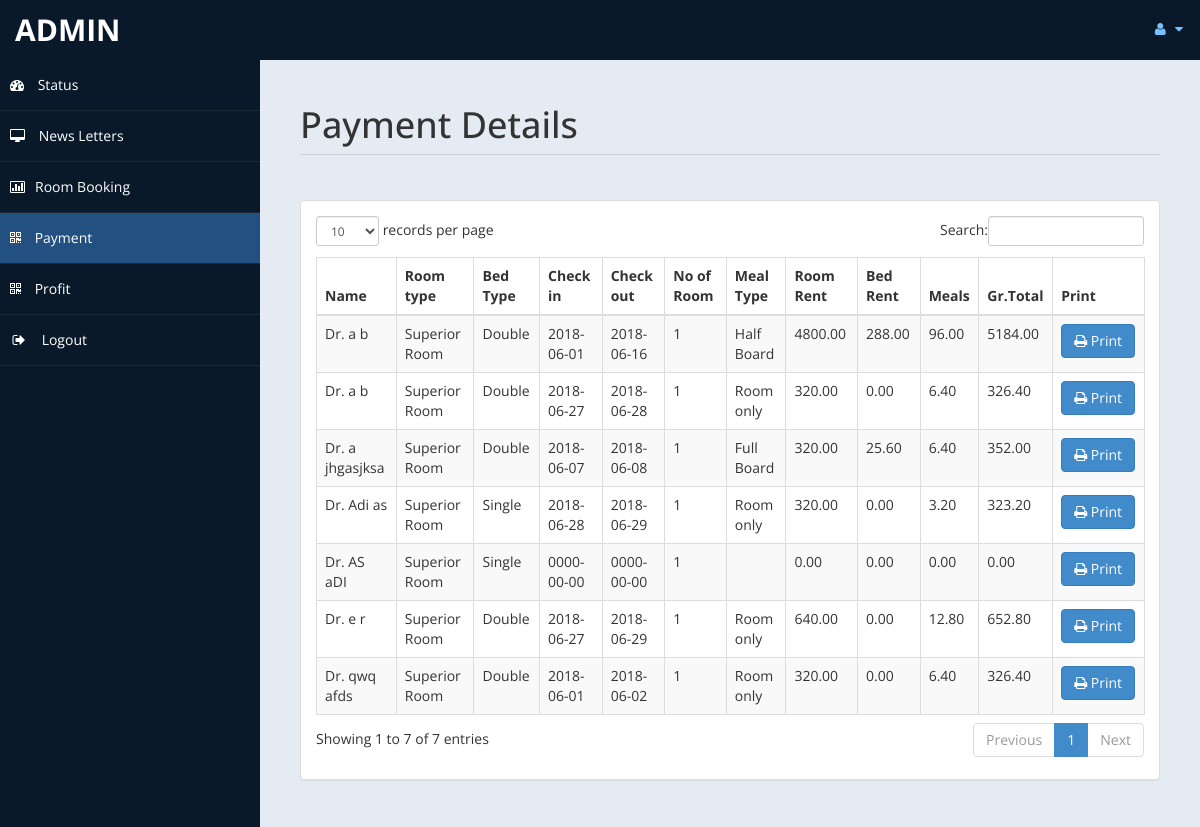
Page /admin/payment.php (signed in) on the committed database.
### tables this page shows
CREATE TABLE `payment` (
  `id` int(11) DEFAULT NULL,
  `title` varchar(5) DEFAULT NULL,
  `fname` varchar(30) DEFAULT NULL,
  `lname` varchar(30) DEFAULT NULL,
  `troom` varchar(30) DEFAULT NULL,
  `tbed` varchar(30) DEFAULT NULL,
  `nroom` int(11) DEFAULT NULL,
  `cin` date DEFAULT NULL,
  `cout` date DEFAULT NULL,
  `ttot` double(8,2) DEFAULT NULL,
  `fintot` double(8,2) DEFAULT NULL,
  `mepr` double(8,2) DEFAULT NULL,
  `meal` varchar(30) DEFAULT NULL,
  `btot` double(8,2) DEFAULT NULL,
  `noofdays` int(11) DEFAULT NULL
);

### admin/payment.php (the view, shortened to what this page needs)
<!DOCTYPE html>
<html xmlns="http://www.w3.org/1999/xhtml">
<head>
    <link href="assets/css/bootstrap.css" rel="stylesheet" />
    <link href="assets/css/font-awesome.css" rel="stylesheet" />
    <link href="assets/css/custom-styles.css" rel="stylesheet" />
    <link href="assets/js/dataTables/dataTables.bootstrap.css" rel="stylesheet" />
</head>
<body>
    <div id="wrapper">
        <nav class="navbar navbar-default top-navbar" role="navigation">
            <div class="navbar-header">
                <a class="navbar-brand" href="home.php"><?php echo $_SESSION["user"]; ?> </a>
            </div>
            <ul class="nav navbar-top-links navbar-right">
                <li class="dropdown">
                    <a class="dropdown-toggle" data-toggle="dropdown" href="#" aria-expanded="false">
                        <i class="fa fa-user fa-fw"></i> <i class="fa fa-caret-down"></i>
                    </a>
                </li>
            </ul>
        </nav>
        <nav class="navbar-default navbar-side" role="navigation">
            <div class="sidebar-collapse">
                <ul class="nav" id="main-menu">
                    <li>
                        <a href="home.php"><i class="fa fa-dashboard"></i> Status</a>
                    </li>
                    <li>
                        <a  href="messages.php"><i class="fa fa-desktop"></i> News Letters</a>
                    </li>
					<li>
                        <a href="roombook.php"><i class="fa fa-bar-chart-o"></i>Room Booking</a>
                    </li>
                    <li>
                        <a class="active-menu" href="payment.php"><i class="fa fa-qrcode"></i> Payment</a>
                    </li>
                    <li>
                        <a  href="profit.php"><i class="fa fa-qrcode"></i> Profit</a>
                    </li>
                    <li>
                        <a href="logout.php" ><i class="fa fa-sign-out fa-fw"></i> Logout</a>
                    </li>
            </div>
        </nav>
        <div id="page-wrapper" >
            <div id="page-inner">
			 <div class="row">
                    <div class="col-md-12">
                        <h1 class="page-header">
                           Payment Details<small> </small>
                        </h1>
                    </div>
                </div>
            <div class="row">
                <div class="col-md-12">
                    <div class="panel panel-default">
                        <div class="panel-body">
                            <div class="table-responsive">
                                <table class="table table-striped table-bordered table-hover" id="dataTables-example">
                                    <thead>
                                        <tr>
                                            <th>Name</th>
											<th>Room type</th>
                                            <th>Bed Type</th>
                                            <th>Check in</th>
											<th>Check out</th>
											<th>No of Room</th>
											<th>Meal Type</th>
                                            <th>Room Rent</th>
											<th>Bed Rent</th>
											<th>Meals </th>
											<th>Gr.Total</th>
											<th>Print</th>
                                        </tr>
                                    </thead>
                                    <tbody>
									<?php
										include ('db.php');
										$sql="select * from payment";
										$re = mysqli_query($con,$sql);
										while($row = mysqli_fetch_array($re))
										{
											$id = $row['id'];
											if($id % 2 ==1 )
											{
												echo"<tr class='gradeC'>
													<td>".$row['title']." ".$row['fname']." ".$row['lname']."</td>
													<td>".$row['troom']."</td>
													<td>".$row['tbed']."</td>
													<td>".$row['cin']."</td>
													<td>".$row['cout']."</td>
													<td>".$row['nroom']."</td>
													<td>".$row['meal']."</td>
													<td>".$row['ttot']."</td>
													<td>".$row['mepr']."</td>
													<td>".$row['btot']."</td>
													<td>".$row['fintot']."</td>
													<td><a href=print.php?pid=".$id ." <button class='btn btn-primary'> <i class='fa fa-print' ></i> Print</button></td>
													</tr>";
											}
											else
											{
												echo"<tr class='gradeU'>
													<td>".$row['title']." ".$row['fname']." ".$row['lname']."</td>
													<td>".$row['troom']."</td>
													<td>".$row['tbed']."</td>
													<td>".$row['cin']."</td>
													<td>".$row['cout']."</td>
													<td>".$row['nroom']."</td>
													<td>".$row['meal']."</td>
													<td>".$row['ttot']."</td>
													<td>".$row['mepr']."</td>
													<td>".$row['btot']."</td>
													<td>".$row['fintot']."</td>
													<td><a href=print.php?pid=".$id ." <button class='btn btn-primary'> <i class='fa fa-print' ></i> Print</button></td>
													</tr>";
											}
										}
									?>
                                    </tbody>
                                </table>
                            </div>
                        </div>
                    </div>
                </div>
            </div>
                </div>
            </div>
    </div>
</body>
</html>

### admin/assets/css/custom-styles.css (style rules this page uses)
body { font-family: 'Open Sans', sans-serif; }
#wrapper { width: 100%; background:#09192A; }
#page-wrapper { padding: 15px 15px; min-height: 600px; background:#E5EBF2; }
#page-inner { width:100%; margin:10px 20px 10px 0px; background-color:transparent; padding:10px; min-height:1200px; }
h1, .h1, h2, .h2, h3, .h3 { margin-top: 7px; margin-bottom: -5px; }
.page-header { padding-bottom: 9px; margin: 10px 0 45px; border-bottom: 1px solid #C7D1DD; }
.top-navbar { margin:0px; }
.top-navbar .navbar-brand { color: #fff; width: 260px; text-align: left; height: 60px; font-size: 30px; font-weight: 700; text-transform: uppercase; line-height: 30px; }
.top-navbar .nav > li { position: relative; display: inline-block; }
.top-navbar .nav > li > a { position: relative; display: block; padding: 19px 15px; color: #77C0FD; }
.active-menu { background-color:#225081!important; }
.sidebar-collapse , .sidebar-collapse .nav { background:none; }
.sidebar-collapse .nav { padding:0; }
.sidebar-collapse .nav > li > a { color:#fff; background:transparent; text-shadow:none; }
.sidebar-collapse > .nav > li > a { padding:15px 10px; }
.sidebar-collapse > .nav > li { border-bottom: 1px solid rgba(107, 108, 109, 0.19); }
.navbar-side { border:none; background-color: transparent; }
.top-navbar { background:#09192A; border-bottom:none; }
.top-navbar .nav > li > a > i { margin-right: 2px; }
.navbar-default { border:0px solid black; }
.navbar-header { background: #09192A; }
.nav > li > a > i { margin-right:10px; }
@media (min-width:768px) { #page-wrapper { margin: 0 0 0 260px; padding: 15px 30px; min-height: 1200px; } }
@media (min-width:768px) { .navbar-side { z-index: 1; position: absolute; width: 260px; } }
@media (min-width:768px) { .navbar { border-radius: 0px; } }

### rows in the picture
payment: title "Dr.", fname "a", lname "b", troom "Superior Room", tbed "Double", cin "2018-06-01", cout "2018-06-16", nroom "1", meal "Half Board", ttot "4800.00", mepr "288.00", btot "96.00", fintot "5184.00"
payment: title "Dr.", fname "a", lname "jhgasjksa", troom "Superior Room", tbed "Double", cin "2018-06-07", cout "2018-06-08", nroom "1", meal "Full Board", ttot "320.00", mepr "25.60", btot "6.40", fintot "352.00"
payment: title "Dr.", fname "a", lname "b", troom "Superior Room", tbed "Double", cin "2018-06-27", cout "2018-06-28", nroom "1", meal "Room only", ttot "320.00", mepr "0.00", btot "6.40", fintot "326.40"
payment: title "Dr.", fname "qwq", lname "afds", troom "Superior Room", tbed "Double", cin "2018-06-01", cout "2018-06-02", nroom "1", meal "Room only", ttot "320.00", mepr "0.00", btot "6.40", fintot "326.40"
payment: title "Dr.", fname "Adi", lname "as", troom "Superior Room", tbed "Single", cin "2018-06-28", cout "2018-06-29", nroom "1", meal "Room only", ttot "320.00", mepr "0.00", btot "3.20", fintot "323.20"
payment: title "Dr.", fname "e", lname "r", troom "Superior Room", tbed "Double", cin "2018-06-27", cout "2018-06-29", nroom "1", meal "Room only", ttot "640.00", mepr "0.00", btot "12.80", fintot "652.80"
payment: title "Dr.", fname "AS", lname "aDI", troom "Superior Room", tbed "Single", cin "0000-00-00", cout "0000-00-00", nroom "1", ttot "0.00", mepr "0.00", btot "0.00", fintot "0.00"

### other values in the picture
$_SESSION["user"] "ADMIN"
